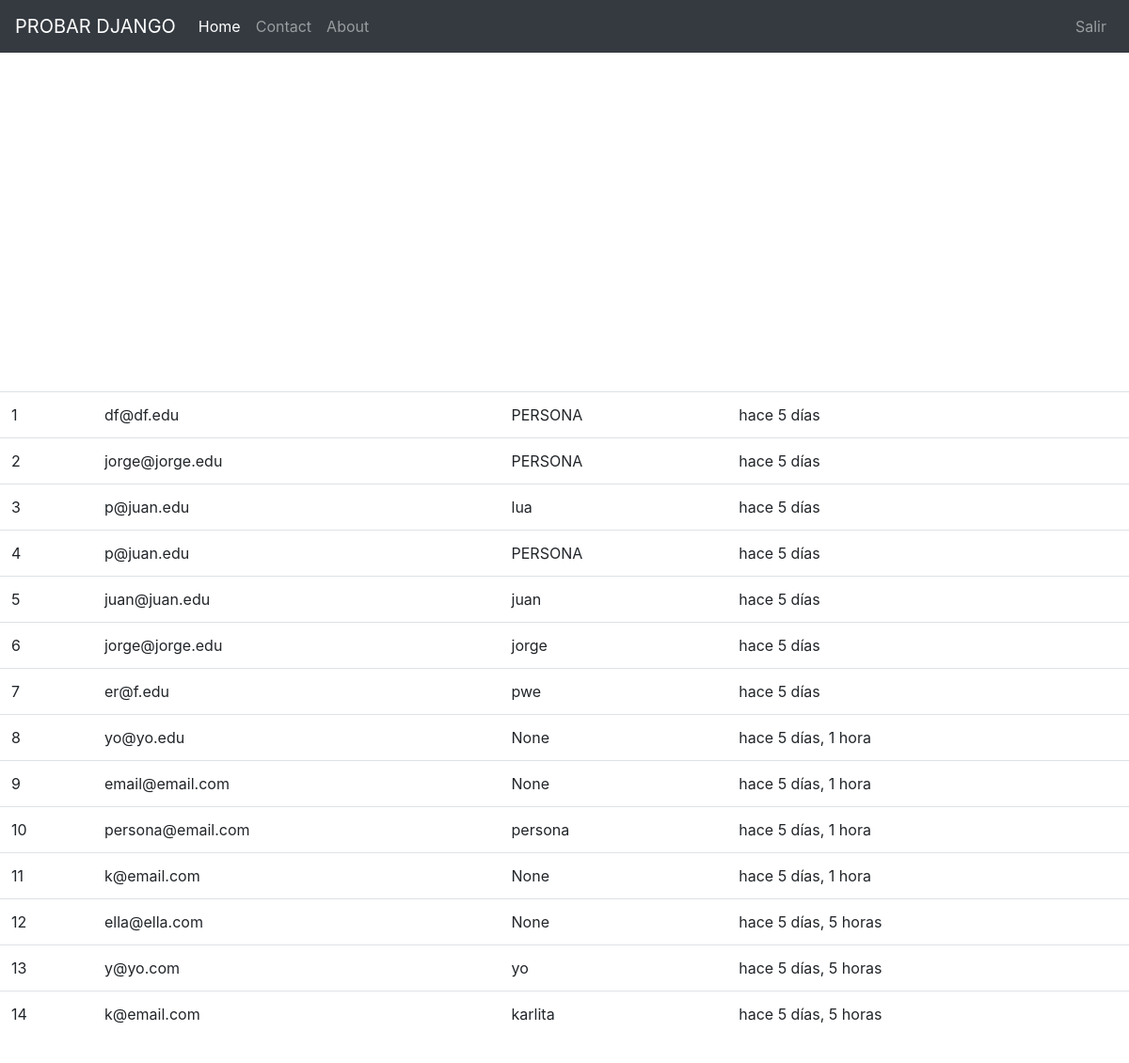
Page / (signed in) on the earlier database version.
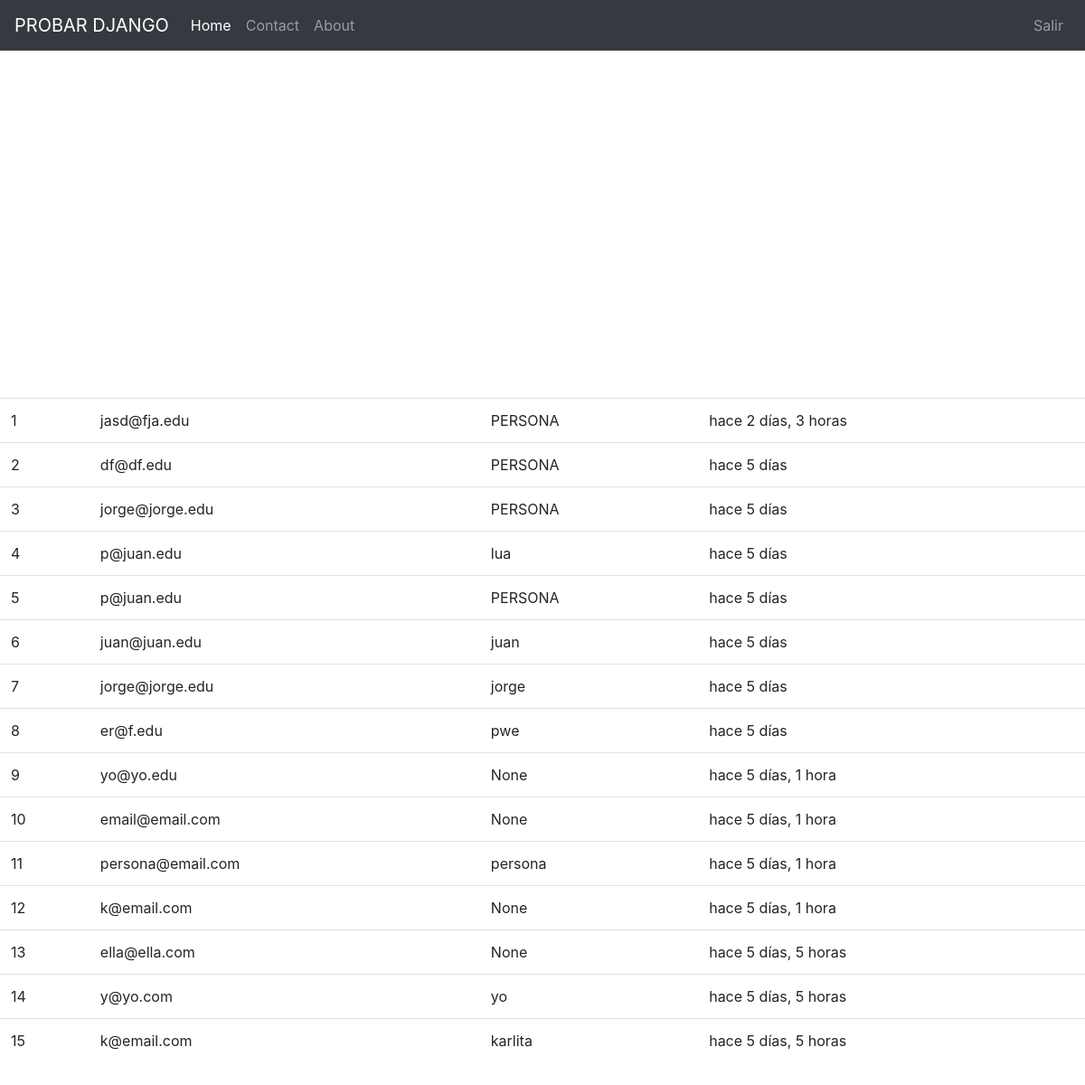
Same page on the later database version.
### boletin/models.py (models this page shows, shortened)
class Registrado(models.Model):
    nombre=models.CharField(max_length=100,blank=True,null=True)
    email=models.EmailField()
    timestamp = models.DateTimeField(auto_now_add=True, auto_now=False)
    def __str__(self):    #Python 3
        return self.email

### boletin/views.py (the view, shortened to what this page needs)
# urls.py: path('', views.inicio, name='home'),
def inicio(request):
    titulo = "Bienvenido"
    if request.user.is_authenticated:
        titulo = "Bienvenido %s" %(request.user)
    form = RegModelForm(request.POST or None)
    context = {
        "titulo": titulo,
        "el_form": form,
    }
    if request.user.is_authenticated and request.user.is_staff:
        i=1
        for instance in Registrado.objects.all():
            i+=1
            print(instance.nombre)
        print(i)
        queryset = Registrado.objects.all().order_by("-timestamp")
        context = {
            "queryset":queryset,
        }
    return render(request, 'inicio.html', context)

### templates/inicio.html (shortened to what this page needs)
{% extends "base.html" %}
{% load crispy_forms_tags %}
{% load static %}
    {% block jumbotron %}
        {% if request.user.is_staff %}
        <table class="table">
            {% for instance in queryset %}
            <tr><td>{{ forloop.counter }}</td><td>{{ instance }}</td><td>{{ instance.nombre }}</td><td>hace {{ instance.timestamp|timesince }}</td></tr><br/>
            {% endfor %}
        </table>
        {% endif %}
    {% endblock %}

Differences in the rows shown:
added Registrado: email "jasd@fja.edu", nombre "PERSONA", timestamp "2 días, 3 horas"
